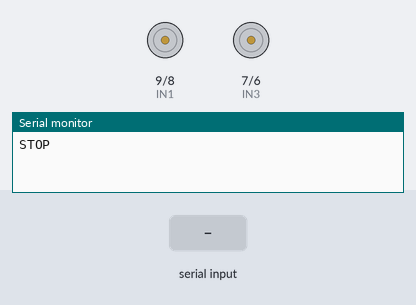
Bench run of a sketch on a simulated Arduino Uno, built with avr-gcc and run on an emulated ATmega328P. Parts: motor-driver pin pairs drawn as motors (green arrow = first pin HIGH = forward, orange = second pin HIGH = backward, longer = more drive, scaled by the enable pin), the last lines printed to the serial monitor. Inputs (shaded band) come from the test bench.

Above: at 1.2 s.
1.3 s: "f" received over Serial
At 2.8 s:
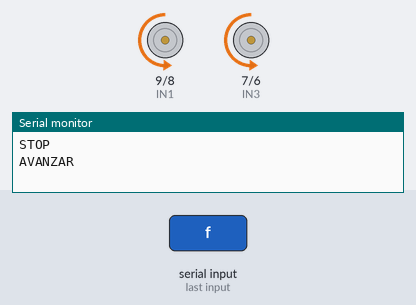
3.5 s: "b" received over Serial
At 4.3 s:
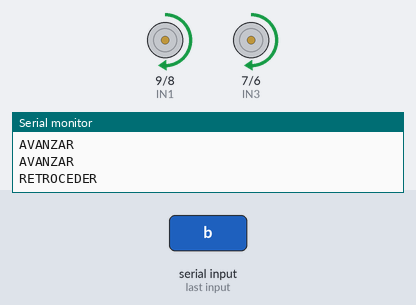
5.5 s: "l" received over Serial
At 7.0 s:
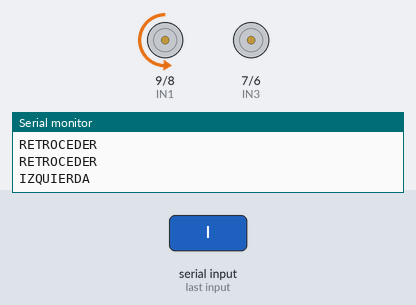
7.5 s: "r" received over Serial
At 8.5 s:
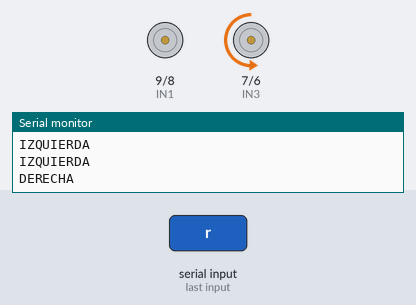
9.5 s: "d" received over Serial
At 11.2 s:
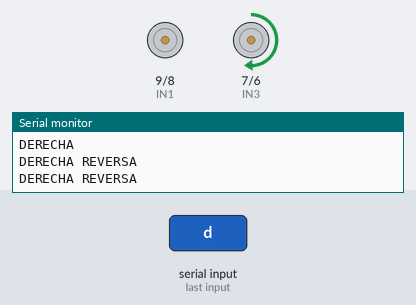
11.5 s: "w" received over Serial
At 12.8 s:
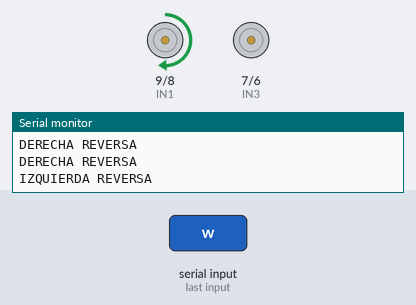
Timing chart, 0 to 14.5 s (numbered marks = the images above; inputs shaded):
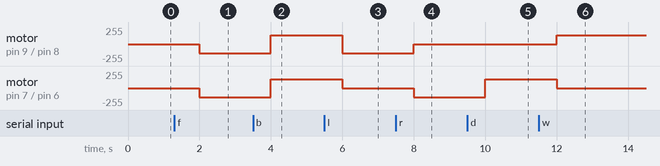

Measured:
- after the input at 1.3 s, motor on pin 9 (IN1) / pin 8 (IN2), motor on pin 7 (IN3) / pin 6 (IN4): stopped → backward 135/255 after 0.70 s
- after the input at 3.5 s, motor on pin 9 (IN1) / pin 8 (IN2), motor on pin 7 (IN3) / pin 6 (IN4): backward 135/255 → forward 135/255 after 0.50 s
- after the input at 5.5 s, motor on pin 9 (IN1) / pin 8 (IN2): forward 135/255 → backward 135/255 after 0.50 s; motor on pin 7 (IN3) / pin 6 (IN4): forward 135/255 → stopped after 0.50 s
- after the input at 7.5 s, motor on pin 9 (IN1) / pin 8 (IN2): backward 135/255 → stopped after 0.50 s; motor on pin 7 (IN3) / pin 6 (IN4): stopped → backward 135/255 after 0.50 s
- after the input at 9.5 s, motor on pin 7 (IN3) / pin 6 (IN4): backward 135/255 → forward 135/255 after 0.50 s
- after the input at 11.5 s, motor on pin 9 (IN1) / pin 8 (IN2): stopped → forward 135/255 after 0.50 s; motor on pin 7 (IN3) / pin 6 (IN4): forward 135/255 → stopped after 0.50 s

The sketch:

Auto.ino
```cpp
#include <Arduino.h>
#include "timer.h"
#include "auto.h"

void setup()
{
  auto_setup();
  timer_setup();
}

void loop()
{
  auto_loop();
  timer_loop();
}
```

auto.cpp
```cpp
#include <Arduino.h>
#include "timer.h"
#include "auto.h"
#define LED 13
#define ENA 10
#define IN1 9 //Izquierda retrocede
#define IN2 8 //Izquierda avanza
#define ENB 5
#define IN3 7 //Derecha retrocede
#define IN4 6 //Derecha avanza
#define AUTO_AVANZAR 0
#define AUTO_RETROCEDER 1
#define AUTO_DERECHA 2
#define AUTO_IZQUIERDA 3
#define AUTO_DER_REV 4
#define AUTO_IZQ_REV 5
#define AUTO_STOP 6

volatile int state_auto;
static int ABS = 135;
char getstr;

void auto_setup()
{
  pinMode(IN1, OUTPUT);
  pinMode(IN2, OUTPUT);
  pinMode(IN3, OUTPUT);
  pinMode(IN4, OUTPUT);
  pinMode(ENA, OUTPUT);
  pinMode(ENB, OUTPUT);
  Serial.begin(9600);
  state_auto = AUTO_STOP;
}

void auto_loop()
{
  getstr = Serial.read();

  if (getstr == 'f')
  {
    state_auto = AUTO_AVANZAR;
  }
  else if (getstr == 'b')
  {
    state_auto = AUTO_RETROCEDER;
  }
  else if (getstr == 'l')
  {
    state_auto = AUTO_IZQUIERDA;
  }
  else if (getstr == 'r')
  {
    state_auto = AUTO_DERECHA;
  }
  else if (getstr == 's')
  {
    state_auto = AUTO_STOP;
  }
  else if (getstr == 'd')
  {
    state_auto = AUTO_DER_REV;
  }
  else if (getstr == 'w')
  {
    state_auto = AUTO_IZQ_REV;
  }

  if (timer_waitMs(RELOJ_TIMER_5, 1000))
  {
    switch (state_auto)
    {
      case AUTO_AVANZAR:
        auto_avanzar();
        Serial.println("AVANZAR");
        break;
      case AUTO_RETROCEDER:
        auto_retroceder();
        Serial.println("RETROCEDER");
        break;
      case AUTO_IZQUIERDA:
        auto_izquierda();
        Serial.println("IZQUIERDA");
        break;
      case AUTO_DERECHA:
        auto_derecha();
        Serial.println("DERECHA");
        break;
      case AUTO_STOP:
        auto_stop();
        Serial.println("STOP");
        break;
      case AUTO_DER_REV:
        auto_derechaRev();
        Serial.println("DERECHA REVERSA");
        break;
      case AUTO_IZQ_REV:
        auto_izquierdaRev();
        Serial.println("IZQUIERDA REVERSA");
        break;
    }
  }
}

void auto_avanzar()
{
  analogWrite(ENA, ABS);
  analogWrite(ENB, ABS);
  digitalWrite(IN1, LOW);
  digitalWrite(IN2, HIGH);
  digitalWrite(IN3, LOW);
  digitalWrite(IN4, HIGH);
}
void auto_retroceder()
{
  analogWrite(ENA, ABS);
  analogWrite(ENB, ABS);
  digitalWrite(IN1, HIGH);
  digitalWrite(IN2, LOW);
  digitalWrite(IN3, HIGH);
  digitalWrite(IN4, LOW);
}
void auto_derecha()
{
  analogWrite(ENA, ABS);
  analogWrite(ENB, ABS);
  digitalWrite(IN3, LOW);
  digitalWrite(IN4, HIGH);
  digitalWrite(IN1, LOW);
  digitalWrite(IN2, LOW);
}
void auto_izquierda()
{
  analogWrite(ENA, ABS);
  analogWrite(ENB, ABS);
  digitalWrite(IN1, LOW);
  digitalWrite(IN2, HIGH);
  digitalWrite(IN3, LOW);
  digitalWrite(IN4, LOW);
}
void auto_derechaRev()
{
  analogWrite(ENA, ABS);
  analogWrite(ENB, ABS);
  digitalWrite(IN3, HIGH);
  digitalWrite(IN4, LOW);
  digitalWrite(IN1, LOW);
  digitalWrite(IN2, LOW);
}
void auto_izquierdaRev()
{
  analogWrite(ENA, ABS);
  analogWrite(ENB, ABS);
  digitalWrite(IN1, HIGH);
  digitalWrite(IN2, LOW);
  digitalWrite(IN3, LOW);
  digitalWrite(IN4, LOW);
}
void auto_stop()
{
  digitalWrite(ENA, LOW);
  digitalWrite(ENB, LOW);
}
```

auto.h
```cpp
void auto_setup(void);
void auto_loop(void);
void auto_avanzar();
void auto_retroceder();
void auto_derecha();
void auto_izquierda();
void auto_derechaRev();
void auto_izquierdaRev();
void auto_stop();
```

timer.cpp
```cpp
#include <Arduino.h>
#include "timer.h"
#define TIMERS_QTY 8


static S_timerData timersArray[TIMERS_QTY];
static uint32_t anterior = 0;

/** \brief  Si el timer no esta corriendo setea el contador del timer caso contrario evalua si finalizo

   \param void
   \return Retorna 1 si finalizo la cuenta
*/
int timer_loop()
{
  uint32_t actual = millis();
  uint32_t interval = actual - anterior;
  if (interval)
  {
    timer_tick(interval);
    anterior = actual;

  }
}
/** \brief  Si el timer no esta corriendo setea el contador del timer caso contrario evalua si finalizo

   \param void
   \return Retorna 1 si finalizo la cuenta
*/
int timer_waitMs(int delayNumber, int delayMs)
{
  if (timersArray[delayNumber].running == 0)
  {
    timersArray[delayNumber].delayValue = delayMs;
    timersArray[delayNumber].running = 1;
  }
  else
  {
    if (timersArray[delayNumber].delayValue == 0)
    {
      timersArray[delayNumber].running = 0;
      return 1;
    }
  }
  return 0;
}

/** \brief  Baja el flag running

   \param void
   \return void
*/
void timer_resetWait(int delayNumber)
{
  timersArray[delayNumber].running = 0;
}

/** \brief  Inicializa el array de timers

   \param void
   \return void
*/
void timer_setup()
{
  int i;
  for (i = 0; i < TIMERS_QTY; i++) // inicializo array de timers
    timersArray[i].running = 0;

}

/** \brief  Decrementa los contadores de los timers

   \param uint32_t intervalo en ms
   \return void
*/
void timer_tick(uint32_t interval)
{
  int i;
  for (i = 0; i < TIMERS_QTY; i++)
    if (timersArray[i].running && timersArray[i].delayValue > 0)
      if (timersArray[i].delayValue > interval)
        timersArray[i].delayValue = timersArray[i].delayValue - interval;
      else
        timersArray[i].delayValue = 0;
}
```

timer.h
```cpp
#ifndef TMR
#define TMR
#define RELOJ_TIMER_0 0
#define RELOJ_TIMER_1 1

#define RELOJ_TIMER_2 2
#define RELOJ_TIMER_3 3

#define RELOJ_TIMER_4 4
#define RELOJ_TIMER_5 5
#define RELOJ_TIMER_6 6
#define RELOJ_TIMER_7 7

typedef struct
{
  unsigned long delayValue;
  char running;
} S_timerData;
#endif

int timer_waitMs(int delayNumber, int delayMs);
void timer_resetWait(int delayNumber);
void timer_setup();
void timer_tick(uint32_t interval);
int timer_loop();
```
